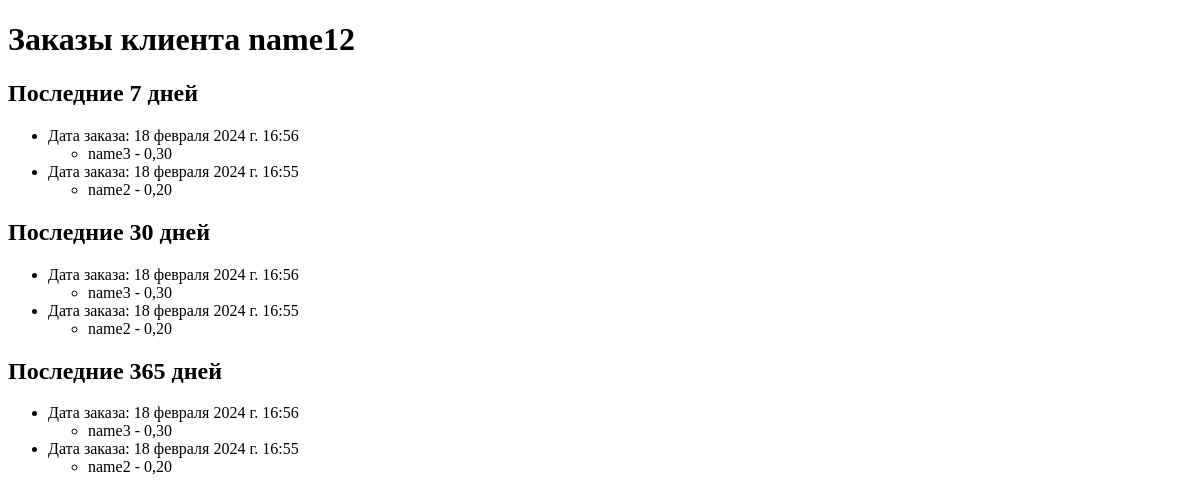
Before: /myapp2/client_orders/7/ with the older database file.
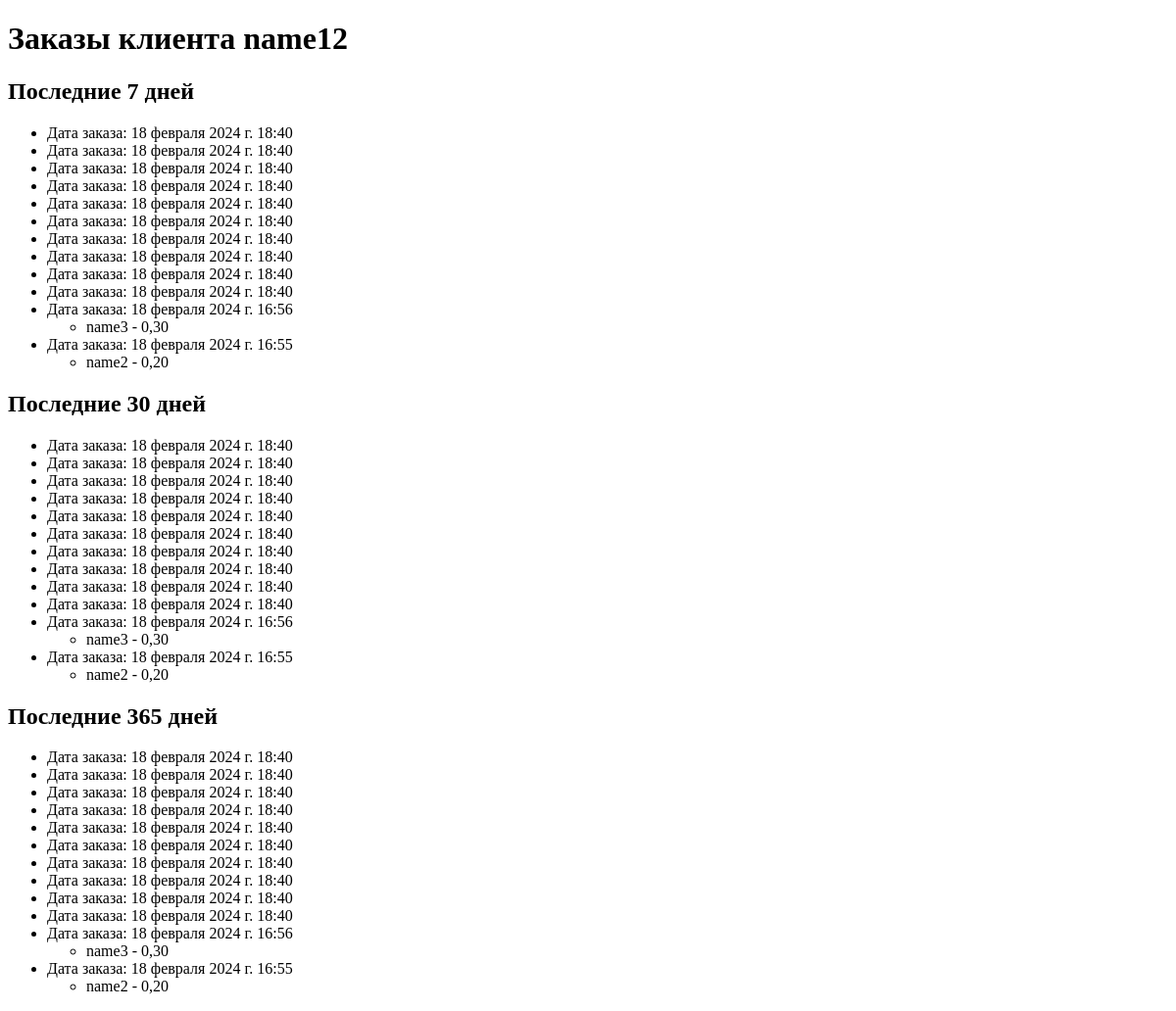
After: the same page with the newer database file.
### myapp2/models.py (models this page shows)
class Client(models.Model):
    name = models.CharField(max_length=100)
    email = models.EmailField()
    phone_number = models.CharField(max_length=15)
    address = models.TextField()
    registration_date = models.DateTimeField(default=timezone.now)

class Order(models.Model):
    client = models.ForeignKey(Client, on_delete=models.CASCADE)
    products = models.ManyToManyField(Product)
    total_amount = models.DecimalField(max_digits=10, decimal_places=2)
    order_date = models.DateTimeField(default=timezone.now)

class Product(models.Model):
    name = models.CharField(max_length=100)
    description = models.TextField()
    price = models.DecimalField(max_digits=10, decimal_places=2)
    quantity = models.IntegerField()
    added_date = models.DateTimeField(default=timezone.now)

### myapp2/views.py (the view)
# urls.py: path('client_orders/<int:client_id>/', views.client_orders, name='client_orders'),
def client_orders(request, client_id):
    client = Client.objects.get(pk=client_id)
    seven_days_ago = timezone.now() - timedelta(days=7)
    orders_last_7_days = Order.objects.filter(client=client, order_date__gte=seven_days_ago).order_by('-order_date')
    thirty_days_ago = timezone.now() - timedelta(days=30)
    orders_last_30_days = Order.objects.filter(client=client, order_date__gte=thirty_days_ago).order_by('-order_date')
    year_ago = timezone.now() - timedelta(days=365)
    orders_last_365_days = Order.objects.filter(client=client, order_date__gte=year_ago).order_by('-order_date')
    context = {
        'client': client,
        'orders_last_7_days': orders_last_7_days,
        'orders_last_30_days': orders_last_30_days,
        'orders_last_365_days': orders_last_365_days,
    }
    return render(request, 'orders.html', context)

### myapp2/templates/orders.html (shortened to what this page needs)
<!DOCTYPE html>
<html lang="en">
<head>
</head>
<body>
    <h1>Заказы клиента {{ client.name }}</h1>
    <h2>Последние 7 дней</h2>
    <ul>
        {% for order in orders_last_7_days %}
            <li>
                Дата заказа: {{ order.order_date }}
                <ul>
                    {% for product in order.products.all %}
                        <li>{{ product.name }} - {{ product.price }}</li>
                    {% endfor %}
                </ul>
            </li>
        {% endfor %}
    </ul>
    <h2>Последние 30 дней</h2>
    <ul>
        {% for order in orders_last_30_days %}
            <li>
                Дата заказа: {{ order.order_date }}
                <ul>
                    {% for product in order.products.all %}
                        <li>{{ product.name }} - {{ product.price }}</li>
                    {% endfor %}
                </ul>
            </li>
        {% endfor %}
    </ul>
    <h2>Последние 365 дней</h2>
    <ul>
        {% for order in orders_last_365_days %}
            <li>
                Дата заказа: {{ order.order_date }}
                <ul>
                    {% for product in order.products.all %}
                        <li>{{ product.name }} - {{ product.price }}</li>
                    {% endfor %}
                </ul>
            </li>
        {% endfor %}
    </ul>
</body>
</html>

Changed rows visible on the page:
added Order: order_date "18 февраля 2024 г. 18:40"
added Order: order_date "18 февраля 2024 г. 18:40"
added Order: order_date "18 февраля 2024 г. 18:40"
added Order: order_date "18 февраля 2024 г. 18:40"
added Order: order_date "18 февраля 2024 г. 18:40"
added Order: order_date "18 февраля 2024 г. 18:40"
added Order: order_date "18 февраля 2024 г. 18:40"
added Order: order_date "18 февраля 2024 г. 18:40"
added Order: order_date "18 февраля 2024 г. 18:40"
added Order: order_date "18 февраля 2024 г. 18:40"
